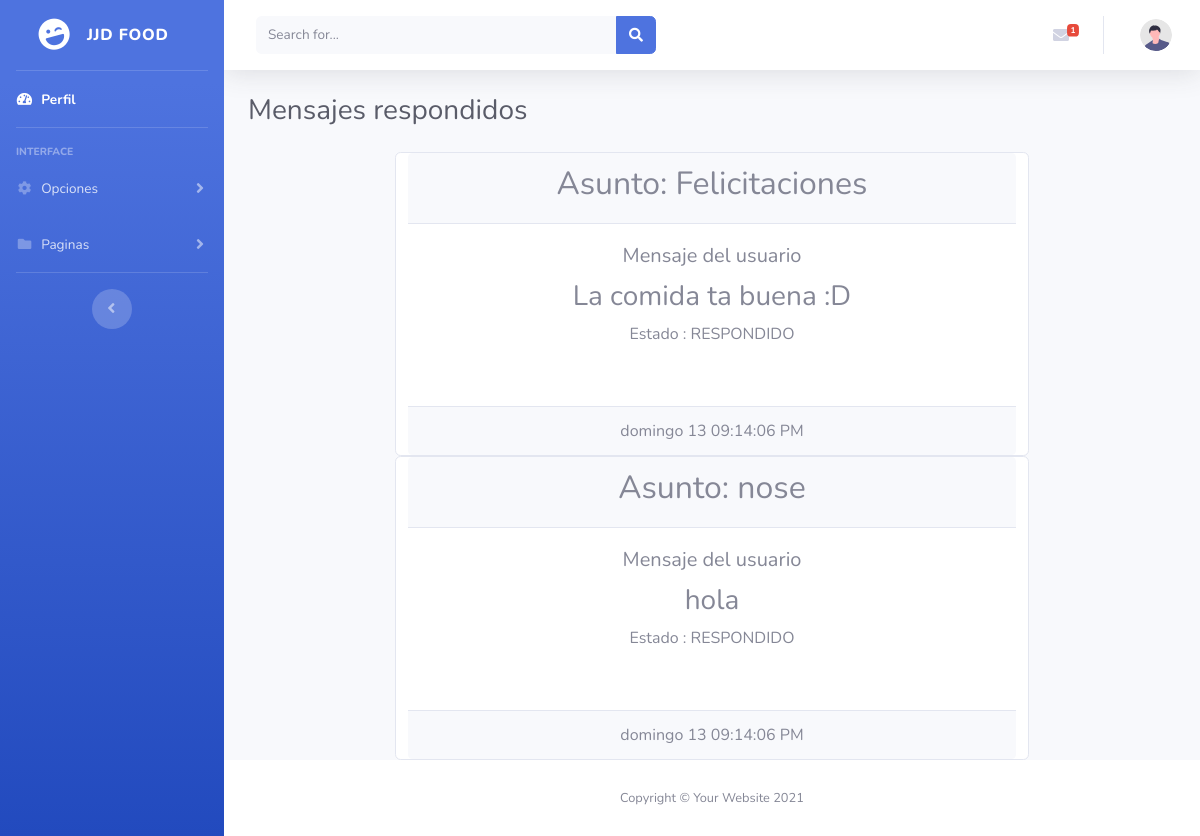
The app's page /Recursos-humanos/men_res.php with its own data.
### tables this page shows
CREATE TABLE `mensajes` (
  `id` int(11) NOT NULL,
  `id_mensaje` int(11) NOT NULL,
  `Asunto` varchar(45) NOT NULL,
  `mensaje` varchar(100) NOT NULL,
  `estado` int(11) NOT NULL,
  PRIMARY KEY (`id_mensaje`),
  KEY `id` (`id`),
  CONSTRAINT `mensajes_ibfk_1` FOREIGN KEY (`id`) REFERENCES `usuarios` (`id`)
);

### Recursos-humanos/men_res.php (the view, shortened to what this page needs)
<!DOCTYPE html>
<html lang="en">
<head>
    <link href="vendor/fontawesome-free/css/all.min.css" rel="stylesheet" type="text/css">
    <link href="css/sb-admin-2.min.css" rel="stylesheet">
</head>
<body id="page-top">
    <div id="wrapper">
        <ul class="navbar-nav bg-gradient-primary sidebar sidebar-dark accordion" id="accordionSidebar">
            <a class="sidebar-brand d-flex align-items-center justify-content-center" href="dashboard.php">
                <div class="sidebar-brand-icon rotate-n-15">
                    <i class="fas fa-laugh-wink"></i>
                </div>
                <div class="sidebar-brand-text mx-3">JJD FOOD</div>
            </a>
            <hr class="sidebar-divider my-0">
            <li class="nav-item active">
                <a class="nav-link" href="dashboard.php">
                    <i class="fas fa-fw fa-tachometer-alt"></i>
                    <span>Perfil</span></a>
            </li>
            <hr class="sidebar-divider">
            <div class="sidebar-heading">
                Interface
            </div>
            <li class="nav-item">
                <a class="nav-link collapsed" href="#" data-toggle="collapse" data-target="#collapseTwo"
                    aria-expanded="true" aria-controls="collapseTwo">
                    <i class="fas fa-fw fa-cog"></i>
                    <span>Opciones</span>
                </a>
            </li>
            <li class="nav-item">
                <a class="nav-link collapsed" href="#" data-toggle="collapse" data-target="#collapsePages"
                    aria-expanded="true" aria-controls="collapsePages">
                    <i class="fas fa-fw fa-folder"></i>
                    <span>Paginas</span>
                </a>
            </li>
            <hr class="sidebar-divider d-none d-md-block">
            <div class="text-center d-none d-md-inline">
                <button class="rounded-circle border-0" id="sidebarToggle"></button>
            </div>
        </ul>
        <div id="content-wrapper" class="d-flex flex-column">
            <div id="content">
                <nav class="navbar navbar-expand navbar-light bg-white topbar mb-4 static-top shadow">
                    <form
                        class="d-none d-sm-inline-block form-inline mr-auto ml-md-3 my-2 my-md-0 mw-100 navbar-search">
                        <div class="input-group">
                            <input type="text" class="form-control bg-light border-0 small" placeholder="Search for..."
                                aria-label="Search" aria-describedby="basic-addon2">
                            <div class="input-group-append">
                                <button class="btn btn-primary" type="button">
                                    <i class="fas fa-search fa-sm"></i>
                                </button>
                            </div>
                        </div>
                    </form>
                    <ul class="navbar-nav ml-auto">
                         <?php
                        $conexion = mysqli_connect("localhost","root","","jjd-food");
                        $query = "SELECT count(estado) FROM mensajes WHERE estado= 0";
                        $resultado = mysqli_query($conexion,$query);
                        $mensajes = mysqli_fetch_array($resultado);
                        ?>
                        <li class="nav-item dropdown no-arrow mx-1">
                            <a class="nav-link dropdown-toggle" href="#" id="messagesDropdown" role="button"
                                data-toggle="dropdown" aria-haspopup="true" aria-expanded="false">
                                <i class="fas fa-envelope fa-fw"></i>
                                <span class="badge badge-danger badge-counter"><?php echo $mensajes[0] ?></span>
                            </a>
                        </li>
                        <li class="nav-item dropdown no-arrow">
                            <a class="nav-link dropdown-toggle" href="#" id="userDropdown" role="button"
                                data-toggle="dropdown" aria-haspopup="true" aria-expanded="false">
                                <img class="img-profile rounded-circle"
                                    src="img/undraw_profile.svg">
                            </a>
                        </li>
                    </ul>
                </nav>
                <div class="container-fluid">
                    <div class="d-sm-flex align-items-center justify-content-between mb-4">
                        <h1 class="h3 mb-0 text-gray-800">Mensajes respondidos</h1>
                    </div>
                    <div class="row">
                        <?php
                  $consulta = "SELECT * FROM mensajes";
                  $conexion = mysqli_connect("localhost","root","","jjd-food");
                  $resultado = mysqli_query($conexion, $consulta);
                  while ($Datos = mysqli_fetch_array($resultado)) {
                  $id_men = $Datos[1];
                  if ($Datos[4]== 1) {
                    ?>
                    <div class="card text-center mx-auto col-8">
                    <div class="card-header">
                    <h2>Asunto: <?php echo $Datos[2]?></h2>
                    </div>
                    <div class="card-body">
                        <h5 class="card-title"><?php echo "Mensaje del usuario";?></h5>
                        <h3 class="card-text"> <?php echo $Datos[3]?></h3>
                        <form action="validar.php?id_res=<?php echo $id_men?>" method="post">
                        <p>Estado : RESPONDIDO</p>
                        <br>
                        </form>
                    </div>
                    <div class="card-footer text-muted">
                        <?php
                        echo fecha();?>
                    </div>
                    </div>
                    <?php
                   }
                  }
                   ?>
                    </div>
                </div>
            </div>
            <footer class="sticky-footer bg-white">
                <div class="container my-auto">
                    <div class="copyright text-center my-auto">
                        <span>Copyright &copy; Your Website 2021</span>
                    </div>
                </div>
            </footer>
        </div>
    </div>
</body>
</html>
<?php
function fecha(){
    $day = date("l");
    $plus = date("d");
    $time = date("h:i:s A");
    switch ($day) {
        case "Sunday":
            echo "domingo ".$plus ." ".$time;
        break;
    }
}
?>

### records on screen
mensajes: Asunto "Felicitaciones", mensaje "La comida ta buena :D"
mensajes: Asunto "nose", mensaje "hola"

### other values on screen
$mensajes[0] "1"
